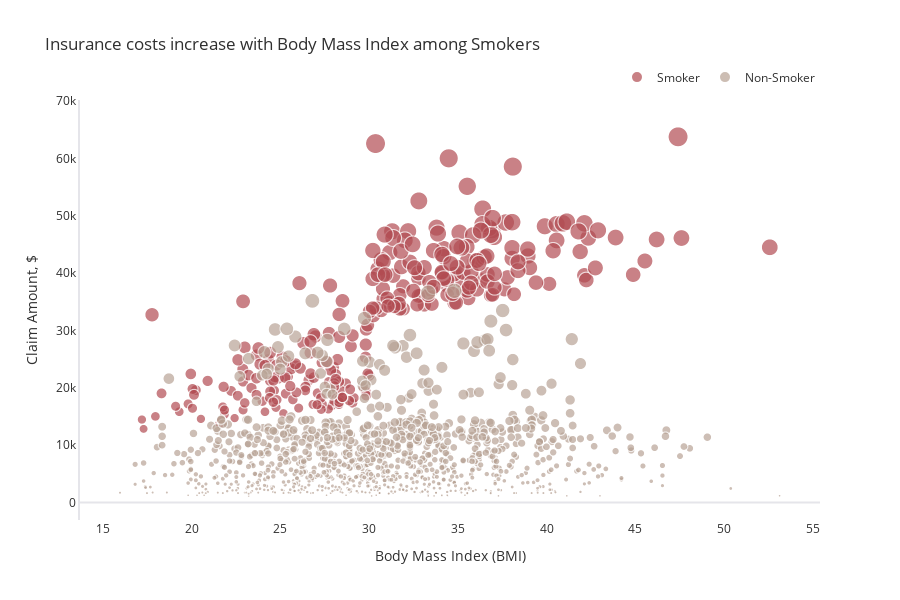

Source (notebook cell):
### Markdown cell above
Within every age group, smokers consistently incur significantly higher insurance charges than non-smokers. Additionally, claim amounts generally increase with age, with the most expensive claims observed in the 60 and over age group.

### Code cell
fig = px.scatter(ins, x='bmi', y='charges', color='smoker', size='charges',
                 title="Insurance costs increase with Body Mass Index among Smokers",
                 color_discrete_sequence=['#B14B51','#B7A294'],height=600)
fig.update_layout(legend=dict(title='',orientation="h", yanchor="bottom", y=1.02, xanchor="right", x=1),
                  font_color="#303030", xaxis=dict(title='Body Mass Index (BMI)',showgrid=False), 
                  yaxis=dict(title='Claim Amount, $',showgrid=False, zerolinecolor='#E5E5EA',
                             showline=True, linecolor='#E5E5EA', linewidth=2))
fig.show()

### Figure 1 — Plotly figure (JSON) as saved in the notebook; plotly's stock layout.template omitted (floating-point values rounded to 4 significant figures; data arrays with more than 128 entries replaced by an {"elided": "..."} marker saying what was removed)
{"data": [{"hovertemplate": "smoker=Smoker<br>bmi=%{x}<br>charges=%{marker.size}<extra></extra>", "legendgroup": "Smoker", "marker": {"color": "#B14B51", "size": {"elided": "274 float values"}, "sizemode": "area", "sizeref": 159.4, "symbol": "circle"}, "mode": "markers", "name": "Smoker", "showlegend": true, "type": "scattergl", "x": {"elided": "274 float values"}, "xaxis": "x", "y": {"elided": "274 float values"}, "yaxis": "y"}, {"hovertemplate": "smoker=Non-Smoker<br>bmi=%{x}<br>charges=%{marker.size}<extra></extra>", "legendgroup": "Non-Smoker", "marker": {"color": "#B7A294", "size": {"elided": "1064 float values"}, "sizemode": "area", "sizeref": 159.4, "symbol": "circle"}, "mode": "markers", "name": "Non-Smoker", "showlegend": true, "type": "scattergl", "x": {"elided": "1064 float values"}, "xaxis": "x", "y": {"elided": "1064 float values"}, "yaxis": "y"}], "layout": {"font": {"color": "#303030"}, "height": 600, "legend": {"itemsizing": "constant", "orientation": "h", "title": {"text": ""}, "tracegroupgap": 0, "x": 1, "xanchor": "right", "y": 1.02, "yanchor": "bottom"}, "title": {"text": "Insurance costs increase with Body Mass Index among Smokers"}, "xaxis": {"anchor": "y", "domain": [0, 1], "showgrid": false, "title": {"text": "Body Mass Index (BMI)"}}, "yaxis": {"anchor": "x", "domain": [0, 1], "linecolor": "#E5E5EA", "linewidth": 2, "showgrid": false, "showline": true, "title": {"text": "Claim Amount, $"}, "zerolinecolor": "#E5E5EA"}}}
